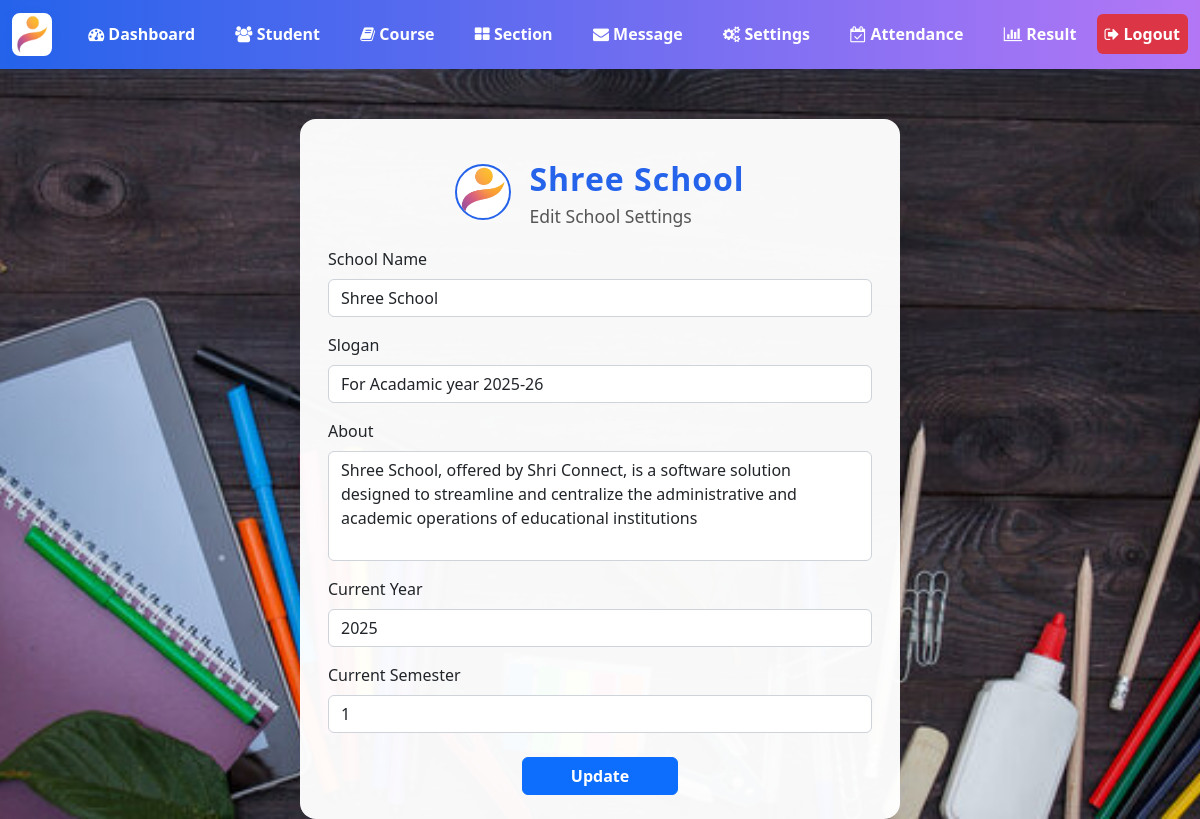
/admin/settings.php (signed in), run on the app's committed database.
### tables this page shows
CREATE TABLE `setting` (
  `id` int(11) NOT NULL,
  `current_year` int(11) NOT NULL,
  `current_semester` varchar(11) NOT NULL,
  `school_name` varchar(100) NOT NULL,
  `slogan` varchar(300) NOT NULL,
  `about` text NOT NULL
);

### admin/data/setting.php (called while the page is built)
<?php
function getSetting($conn){
   $sql = "SELECT * FROM setting";
   $stmt = $conn->prepare($sql);
   $stmt->execute();
   if ($stmt->rowCount() == 1) {
     $settings = $stmt->fetch();
     return $settings;
   }else {
    return 0;
   }
}

### admin/settings.php (the view, shortened to what this page needs)
<?php
if (isset($_SESSION['admin_id']) &&
    isset($_SESSION['role'])) {
    if ($_SESSION['role'] == 'Admin') {
       include "../DB_connection.php";
       include "data/setting.php";
       $setting = getSetting($conn);
 ?>
<!DOCTYPE html>
<html lang="en">
<head>
    <link rel="stylesheet" href="https://cdn.jsdelivr.net/npm/bootstrap@5.2.0/dist/css/bootstrap.min.css">
    <link rel="stylesheet" href="../css/style.css">
    <link rel="stylesheet" href="https://cdnjs.cloudflare.com/ajax/libs/font-awesome/4.7.0/css/font-awesome.min.css">
</head>
<body>
    <?php include "inc/navbar.php"; ?>
    <div class="setting-card">
        <div class="school-header">
            <img src="../logo2.png" alt="Shree School Logo">
            <div>
                <div class="school-title">Shree School</div>
                <div style="font-size:1.1rem;color:#555;">Edit School Settings</div>
            </div>
        </div>
        <form method="post" action="req/setting-edit.php">
            <div class="mb-3">
              <label class="form-label">School Name</label>
              <input type="text"
                     class="form-control"
                     value="<?=$setting['school_name']?>"
                     name="school_name">
            </div>
            <div class="mb-3">
              <label class="form-label">Slogan</label>
              <input type="text"
                     class="form-control"
                     value="<?=$setting['slogan']?>"
                     name="slogan">
            </div>
            <div class="mb-3">
                <label class="form-label">About</label>
                <textarea class="form-control" name="about"
                          rows="4"><?=$setting['about']?></textarea>
            </div>
            <div class="mb-3">
              <label class="form-label">Current Year</label>
              <input type="text"
                     class="form-control"
                     value="<?=$setting['current_year']?>"
                     name="current_year">
            </div>
            <div class="mb-3">
              <label class="form-label">Current Semester</label>
              <input type="text"
                     class="form-control"
                     value="<?=$setting['current_semester']?>"
                     name="current_semester">
            </div>
            <div class="text-center mt-4">
                <button type="submit" class="btn btn-primary px-5">
                    Update
                </button>
            </div>
        </form>
    </div>
</body>
</html>
<?php
  }else {
    header("Location: ../login.php");
    exit;
  }
}else {
    header("Location: ../login.php");
    exit;
}
?>

### css/style.css (style rules this page uses)
textarea { resize: none; }

### admin/settings.php (style rules this page uses)
body { background: url('../img/back.jpg') no-repeat center center fixed; background-size: cover; font-family: 'Segoe UI', Arial, sans-serif; }
.setting-card { background: rgba(255,255,255,0.97); border-radius: 16px; box-shadow: 0 4px 24px rgba(0,0,0,0.10); padding: 36px 28px 24px 28px; max-width: 600px; margin: 50px auto 0 auto; }
.school-header { display: flex; align-items: center; justify-content: center; gap: 18px; margin-bottom: 18px; }
.school-header img { height: 56px; width: 56px; border-radius: 50%; border: 2px solid #2563eb; background: #fff; }
.school-title { font-size: 2rem; font-weight: 700; color: #2563eb; letter-spacing: 1px; }
.btn-primary { font-weight: 600; }

### data on the page
setting: school_name "Shree School", slogan "For Acadamic year 2025-26", about "Shree School, offered by Shri Connect, is a software solution designed to streamline and centralize the administrative and academic operations of educational institutions", current_year "2025", current_semester "1"
